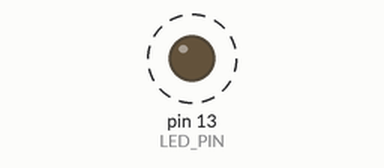
Bench run of a sketch on a simulated Arduino Uno, built with avr-gcc and run on an emulated ATmega328P. Parts: output pins drawn as LEDs (lit = HIGH). Dashed ring = blinking. What the sketch prints to the serial monitor is not drawn.

Above: at 0.05 s.
Timing chart, 0 to 3.0 s (numbered marks = the images above):
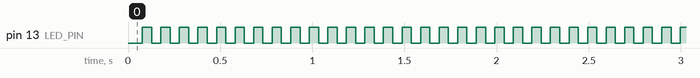

Measured:
- by itself, pin 13 (LED_PIN): alternates HIGH for 0.05 s and LOW for 0.05 s

The sketch:

writing-pad.ino
```cpp
// I2C device class (I2Cdev) demonstration Arduino sketch for MPU9150
// 1/4/2013 original by Jeff Rowberg <jeff@rowberg.net> at https://github.com/jrowberg/i2cdevlib
//          modified by Aaron Weiss <aaron@sparkfun.com>
//
// Changelog:
//     2011-10-07 - initial release
//     2013-1-4 - added raw magnetometer output

/* ============================================
I2Cdev device library code is placed under the MIT license

Permission is hereby granted, free of charge, to any person obtaining a copy
of this software and associated documentation files (the "Software"), to deal
in the Software without restriction, including without limitation the rights
to use, copy, modify, merge, publish, distribute, sublicense, and/or sell
copies of the Software, and to permit persons to whom the Software is
furnished to do so, subject to the following conditions:

The above copyright notice and this permission notice shall be included in
all copies or substantial portions of the Software.

THE SOFTWARE IS PROVIDED "AS IS", WITHOUT WARRANTY OF ANY KIND, EXPRESS OR
IMPLIED, INCLUDING BUT NOT LIMITED TO THE WARRANTIES OF MERCHANTABILITY,
FITNESS FOR A PARTICULAR PURPOSE AND NONINFRINGEMENT. IN NO EVENT SHALL THE
AUTHORS OR COPYRIGHT HOLDERS BE LIABLE FOR ANY CLAIM, DAMAGES OR OTHER
LIABILITY, WHETHER IN AN ACTION OF CONTRACT, TORT OR OTHERWISE, ARISING FROM,
OUT OF OR IN CONNECTION WITH THE SOFTWARE OR THE USE OR OTHER DEALINGS IN
THE SOFTWARE.
===============================================
*/

// Arduino Wire library is required if I2Cdev I2CDEV_ARDUINO_WIRE implementation
// is used in I2Cdev.h
#include "Wire.h"

// I2Cdev and MPU6050 must be installed as libraries, or else the .cpp/.h files
// for both classes must be in the include path of your project
#include "I2Cdev.h"
#include "MPU6050.h"

// class default I2C address is 0x68
// specific I2C addresses may be passed as a parameter here
// AD0 low = 0x68 (default for InvenSense evaluation board)
// AD0 high = 0x69
MPU6050 accelgyro(0x69);

int16_t ax, ay, az;
int16_t gx, gy, gz;
int16_t mx, my, mz;

#define LED_PIN 13
bool blinkState = false;
String cord;

void setup() {
    // join I2C bus (I2Cdev library doesn't do this automatically)
    Wire.begin();

    // initialize serial communication
    // (38400 chosen because it works as well at 8MHz as it does at 16MHz, but
    // it's really up to you depending on your project)
    Serial.begin(9600);

    // initialize device
    Serial.println("Initializing I2C devices...");
    accelgyro.initialize();

    // verify connection
    Serial.println("Testing device connections...");
    Serial.println(accelgyro.testConnection() ? "MPU6050 connection successful" : "MPU6050 connection failed");

    // configure Arduino LED for
    pinMode(LED_PIN, OUTPUT);
}

void loop() {
//    return;
    // read raw accel/gyro measurements from device
    accelgyro.getMotion9(&ax, &ay, &az, &gx, &gy, &gz, &mx, &my, &mz);

    // these methods (and a few others) are also available
    //accelgyro.getAcceleration(&ax, &ay, &az);
    //accelgyro.getRotation(&gx, &gy, &gz);

    // display tab-separated accel/gyro x/y/z values
//    Serial.print("a/g/m:\t");
//    Serial.print(ax); Serial.print("\t");
//    Serial.print(ay); Serial.print("\t");
//    Serial.print(az); Serial.print("\t");
//    Serial.print(gx); Serial.print("\t");
//    Serial.print(gy); Serial.print("\t");
//    Serial.print(gz); Serial.print("\t");
    //Serial.print("x:");
    delay(50);
//    Serial.print("\t");
    Serial.print("x:");
    Serial.print(mx);


//    Serial.print("\t");
    Serial.print("y:");
    Serial.print(my);

//    Serial.print("\t");
    Serial.print("z:");
    Serial.println(mz);

    // blink LED to indicate activity
    blinkState = !blinkState;
    digitalWrite(LED_PIN, blinkState);
}
```
